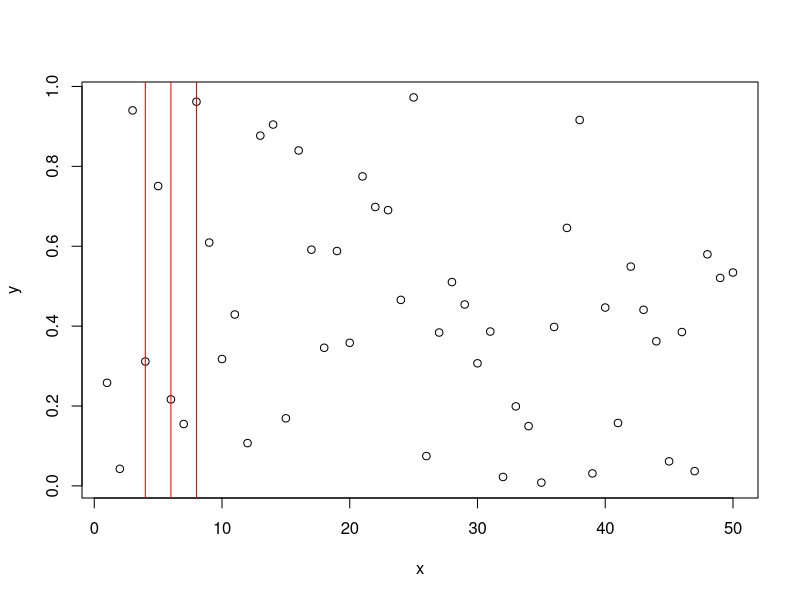
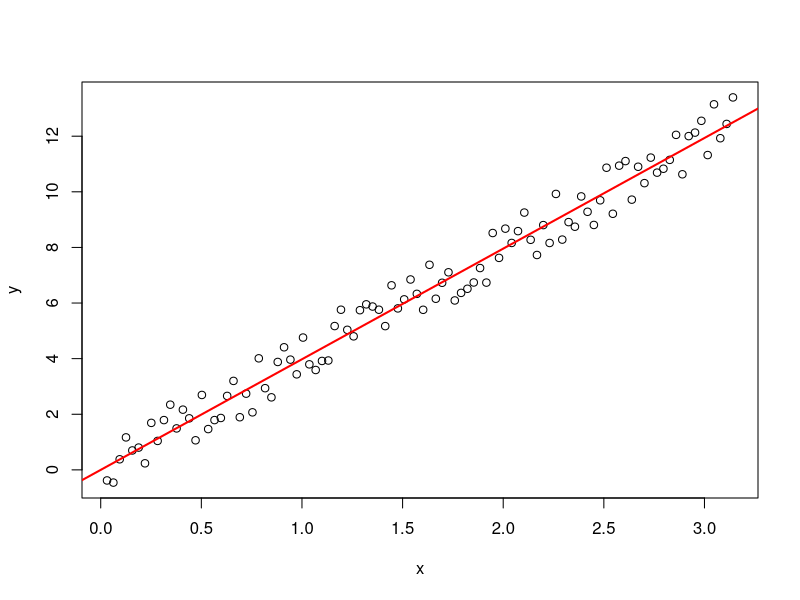
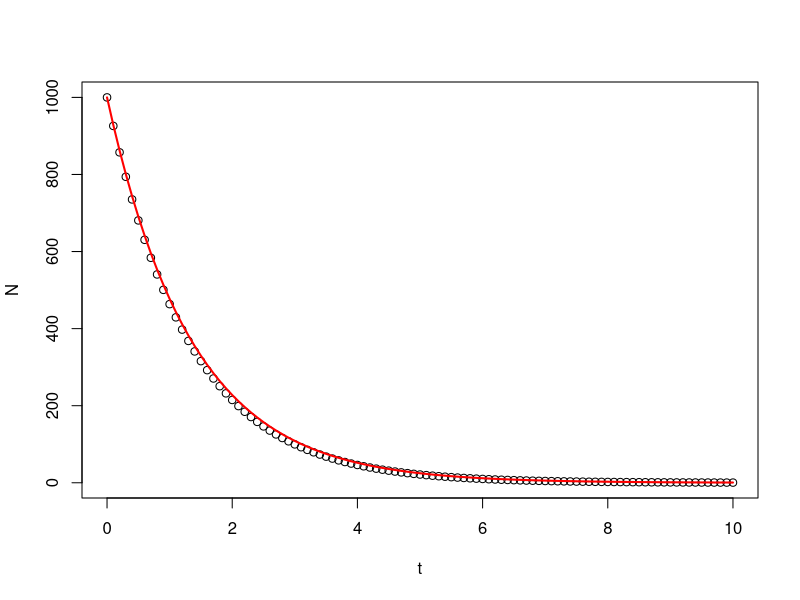
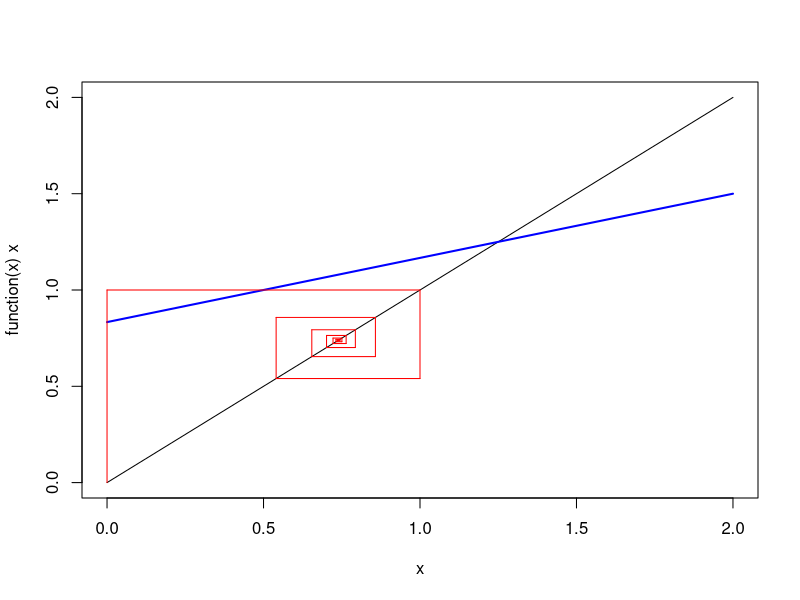
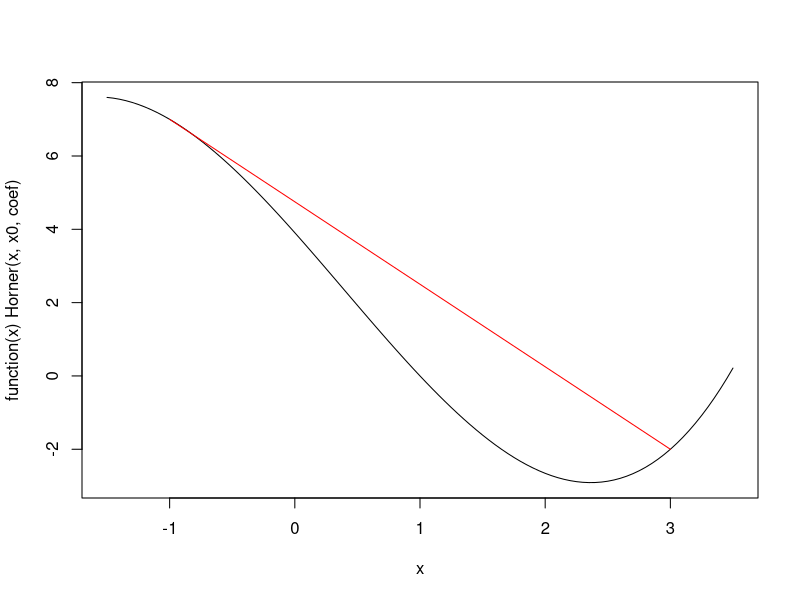
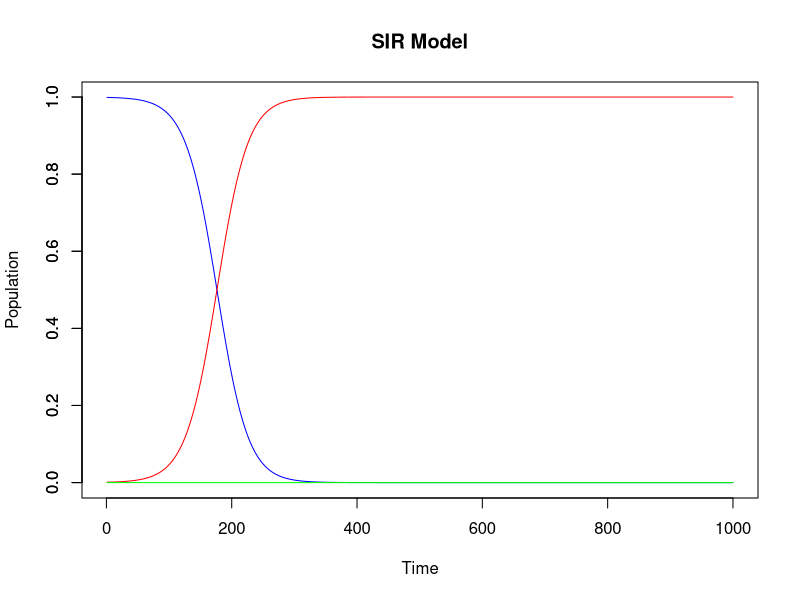
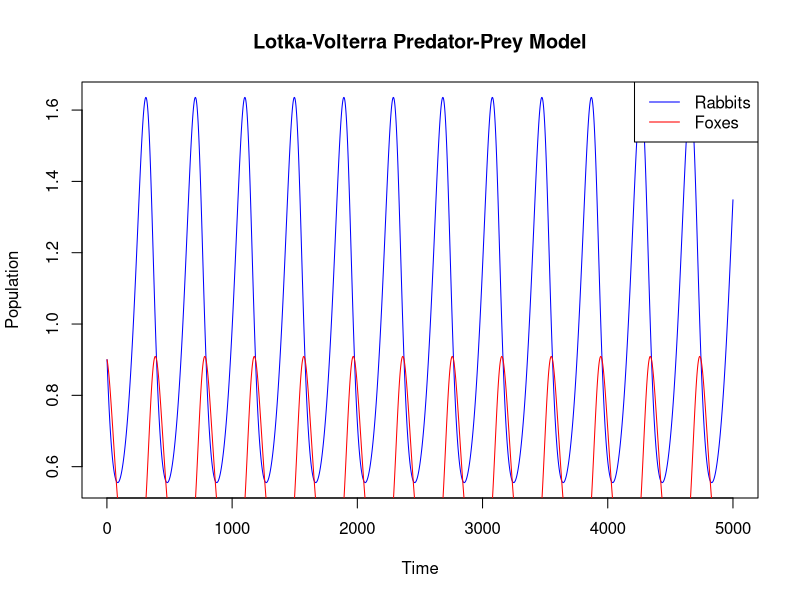
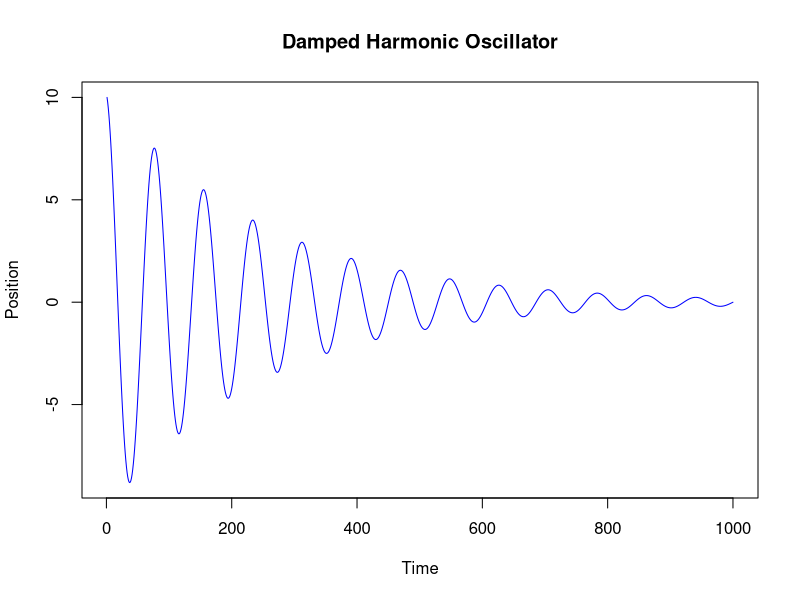

Generate these figures, in order, with R:
#https://mi21.vsb.cz/sites/mi21.vsb.cz/files/unit/numericke_metody_interaktivne.pdf

#1. Seminar
jacobi <- function(A, b, tol=1e-8, max_iter=1000) {
  n <- length(b)
  xold <- numeric(n)
  xnew <- numeric(n)
  
  for (k in 1:max_iter) {
    for (i in 1:n) {
      xnew[i] <- (b[i] - sum(A[i, -i] * xold[-i])) / A[i, i]
    }
    
    if (sum(abs(xnew - xold)) < tol) {
      return(xnew)
    }
    
    xold <- xnew
  }
  
  cat("Jacobi method did not converge within the specified tolerance and maximum iterations.\n")
  return(NULL)
}

A <- matrix(c(1, 0.5, 0.2, 0.3), nrow=2)
b <- c(1, 2)
result <- jacobi(A, b)

if (!is.null(result)) {
  cat("Approximate solution:", result, "\n")
}

solve(A,b)



Lagrange <- function(t,x,y){
  suma <- 0
  for(j in 1:n){
    pitko <- 1
    for (i in 1:n){
      if(i != j) pitko <- pitko *(t - x[i] / x[j] - x[i])
    }
    suma <- suma + y[j] * pitko
  }
  return(suma)
}

n <- 50
x <- 1:n
y <- runif(n)
plot(x,y)
t <- seq(1,10,0.001)

ft <- Lagrange(t,x,y)
lines(t, ft, col="red")

#2. Seminar

MidPointRule <- function(f, a,b, n=1) {
  h <- (b - a) / n
  return(h * sum(f(a + (1 : n) * h / 2)))
}

MidPointRule(sin, 0, pi/2, 1000)


MCIntergralI <- function(f, a, b, ymax, n=1){
  x <- runif(n, a, b)
  y <- runif(n, 0, ymax)
  ymax * (b - a) *sum(y < f(x)) / n
}

MCIntergralI(sin, 0, pi / 2, 1, 10000)


MCIntergralII <- function(f, a, b, n=1){
  return((b - a)*mean(runif(n,a,b)))
}

MCIntergralII(sin, 0, pi / 2, 100000)
#----------------------------------------------

n <- 100
x <- pi * (1:n) / n
y <- 4 * x + runif(n, -1, 1)

plot(x,y)
a <- sum(x * y) / sum(x*x)
abline(a=0, b=a, col='red', lw=2)


EulerStep <- function(f, x, y, h){
  return(y + h * f(x,y))
}

f <- function(t, N, k){return(-k*N)}

N0 <- 1000
dt <- 0.1
t <- seq(0,10, dt)
n <- length(t)
N <- numeric(n)
N[1] <- N0
k <- 0.74
for( i in 2:n) N[i] <- 
  EulerStep(function(t,N) f(t,N,k), t[i-1], N[i-1], dt)

plot(t,N)
  plot(function(N) N0*exp(-k*N), xlim=c(0,10), col='red', add=TRUE, lw=2)
  
#3. Seminar
NewtonInterpol <- function(x,y)
{
  n <- length(x)
  a <- y
  if(n > 1)
  {
    for (i in 2:n)
    {
      sumicka <- 0
      nasobic <- 1
      for(j in 1:(i-1))
      {
        sumicka <- sumicka + a[j] * nasobic
        nasobic <- nasobic * (x[i] - x[j])
      }
      a[i] <- (y[i] - sumicka) / nasobic
    }
  }
  return(a)
}

NewtonPolynomEvaluate <- function(t, a, x)
{
  y <- a[1]
  nasobic <- 1
  for (i in 2:length(a))
  {
    nasobic <- nasobic * (t - x[i-1])
    y <- y + a[i] * nasobic
  }
  return(y)
}
  
n <- 3
x <- 1:n
y <- c(1,5,17)

a <- NewtonInterpol(x,y)
y <- NewtonPolynomEvaluate(x[1], a, x)
y
y <- NewtonPolynomEvaluate(x[2], a, x)


#4. Seminar

SimpsonRule <- function(f,a,b,n=1)
{
  h <- (b-a)/(2*n)
  res <- f(a)+f(b)+4*sum(f(a+2*h*1:n-h))
  if(n>1) res <- res + 2*sum(f(a+2*h*1:(n-1)))
  return(res*h/3)
}


print(sin(1)-sin(0))
print(SimpsonRule(cos,0,1, 1000))


#5. Seminar

f <- function(x){
  return (2*x^3/2*x/5  )
}

g1 <- function(x){
  return ((((2*x+5)/2)^1/3.))
}

g2 <- function(x){
  return (x^3-2.5)
}

g <- function(x){
  return (cos(x))
}

plot(function(x) x, xlim=c(0,2))
plot(g1, xlim=c(0,2), add=TRUE, col='blue', lw=2)
x0 <- 0

for (i in 1:15){
  print(x0)
  x1 <- g(x0)
  segments(x0,x0,x0,x1, col='red')
  segments(x0,x1,x1,x1, col='red')
  x0 <- x1
}

# 6. Seminar

# Gausova eliminace

gauss_jordan_elimination <- function(A, b) {
  # P�ipoj�me b k A, aby se na n�j vztahovaly stejn� ��dkov� operace
  Ab <- cbind(A, b)
  
  n <- length(b)
  # P�eveden� na horn� troj�heln�kovou formu
  for (i in 1:n) {
    # Normalizace ��dk�
    a <- Ab[i, ]
    Ab[i, ] <- a / a[i]
    # Eliminace v�ech ostatn�ch prvk� ve sloupci
    for (j in c(1:n)[-i]) {
      Ab[j, ] <- Ab[j, ] - Ab[j, i] * Ab[i, ]
    }
  }
  
  # Zp�tn� chod - z�sk�n� �e�en�
  for (i in n:1) {
    for (j in (1:n)[-i]) {
      Ab[j, ] <- Ab[j, ] - Ab[j, i] * Ab[i, ]
    }
  }
  
  # V�sledek je v posledn�m sloupci po transformaci
  return(Ab[, n + 1])
}

# P��klad pou�it�
A <- matrix(c(2, 1, -1, -3, -1, 2, -2, 1, 2), nrow = 3, byrow = TRUE)
b <- c(8, -11, -3)

result <- gauss_jordan_elimination(A, b)
print(result)

# 7. Seminar

Hermite <- function(x0,x1,y0,y1,d0,d1){
  h <- x1-x0
  hrec <- 1/h
  delta <- (y1-y0)*hrec-d0
  Delta <- d1-d0
  a3 <- (Delta - 2*delta)
  return(c(y0,d0,(delta-a3)*hrec,a3*hrec*hrec))
}
Horner <- function(x,x0,coef){
  n <- length(coef)
  y <- coef[n]
  t <- x-x0
  for(i in (n-1):1) y <- y*t+coef[i]
  return(y)
}
fd <- function(f,x,h=0.0000001){
  return((f(x+h)-f(x-h))/(2*h))
}

x0 <- -1
x1 <- 3
y0 <- 7
y1 <- -2
d0 <- -2
d1 <- 3

coef <- Hermite(x0,x1,y0,y1,d0,d1)
plot(function(x) Horner(x,x0,coef), xlim=c(x0-0.5,x1+0.5))
lines(c(x0,x1), c(y0,y1), col="red")

print(fd(function(x) Horner(x,x0,coef), x0)) #d0
print(fd(function(x) Horner(x,x0,coef), x1)) #d1

#8. Seminar

ODEstep <- function(f, y, t, dt) {
  return(y + dt * f(y, t))
}

SIR <- function(y, t, beta = 0.4, nu = 0.2) {
  dS <- -beta * y[1] * y[2]
  dR <- nu * y[3]
  dI <- -dS - dR
  return(c(dS, dI, dR))
}

n <- 1000
Y <- matrix(0, n, 3)
Y[1, ] <- c(0.999, 0.001, 0)

for (i in 2:n) {
  Y[i, ] <- ODEstep(SIR, Y[i - 1, ], i, 0.1)
}

plot(1:n, Y[, 1], type='l', col='blue', ylab='Population', xlab='Time', main='SIR Model')
lines(1:n, Y[, 2], col='red')
lines(1:n, Y[, 3], col='green')
ylim <- c(0, 1)
axis(2, ylim=ylim)



ODEstep <- function(f, y, t, dt) {
  return(y + dt * f(y, t))
}

ODEstepMiddle <- function(f, y, t, dt) {
  dtpul <- 0.5 * dt
  y_mid <- ODEstep(f, y, t, dtpul)
  return(y + dt * f(y_mid, t + dtpul))
}

ODEstepA <- function(f, y, t, dt) {
  y_mid <- ODEstep(f, y, t, dt)
  return(y + dt * (f(y, t) + f(y_mid, t + dt)) / 2)
}

LV <- function(y, t, r = 0.67, a = 1.33, s = 1, b = 1) {
  return(c(y[1] * (r - a * y[2]), y[2] * (-s + b * y[1])))
}

n <- 5000
Y <- matrix(0, n, 2)
Y[1, ] <- c(0.9, 0.9)

for (i in 2:n) {
  Y[i, ] <- ODEstepA(LV, Y[i - 1, ], i, 0.02)
}

plot(1:n, Y[, 1], type='l', col='blue', ylab='Population', xlab='Time', main='Lotka-Volterra Predator-Prey Model')
lines(1:n, Y[, 2], col='red')
legend("topright", legend=c("Rabbits", "Foxes"), col=c("blue", "red"), lty=1)



TK <- function(y, t, o = 4, z = 0.05) {
  return(c(y[2], -(2 * z * o * y[2] + o^2 * y[1])))
}

n <- 1000
Y <- matrix(0, n, 2)
Y[1, ] <- c(10, -10)

for (i in 2:n) {
  Y[i, ] <- ODEstepA(TK, Y[i - 1, ], i, 0.02)
}

plot(1:n, Y[, 1], type='l', col='blue', ylab='Position', xlab='Time', main='Damped Harmonic Oscillator')


#9. Seminar
### Metoda Runge-Kutta 4. Řádu

ODEstepRK4 <- function(f,t,y, dt)
{
  dtpul <- 0.5 * dt
  tp <- t * dtpul
  k1 <- f(t,y)
  k2 <- f(t+dtpul, y+k1*dtpul)
  k3 <- f(tp, y+k2*dtpul)
  k4 <- f(t+dt, yd+dt*k3)
  return(y+dt*(k1+2*k2+2*k3+k4)/6)
}

f <- function(x)
{
  return(exp(-x*x)*2/sqrt(pi))
}

trapezodial <- function(f,a,b,n=1)
{
  h <- (b-a)/n
  suma <- f(a)+f(b)
  if (n>1)
  {
    suma <- suma + 2*sum(f(h*(1:(n-1))))
  }
  return(0.5*h*suma)
}

options(digits = 8)
m <- 4
a <- sapply(2**(0:m), function(n) trapezodial(f,0,1,n))
for (j in 1:m)
{
  a <- (4**j*a[2:(m+2-j)]-a[1:(m+1-j)])/(4**j-1)
}
print(a)